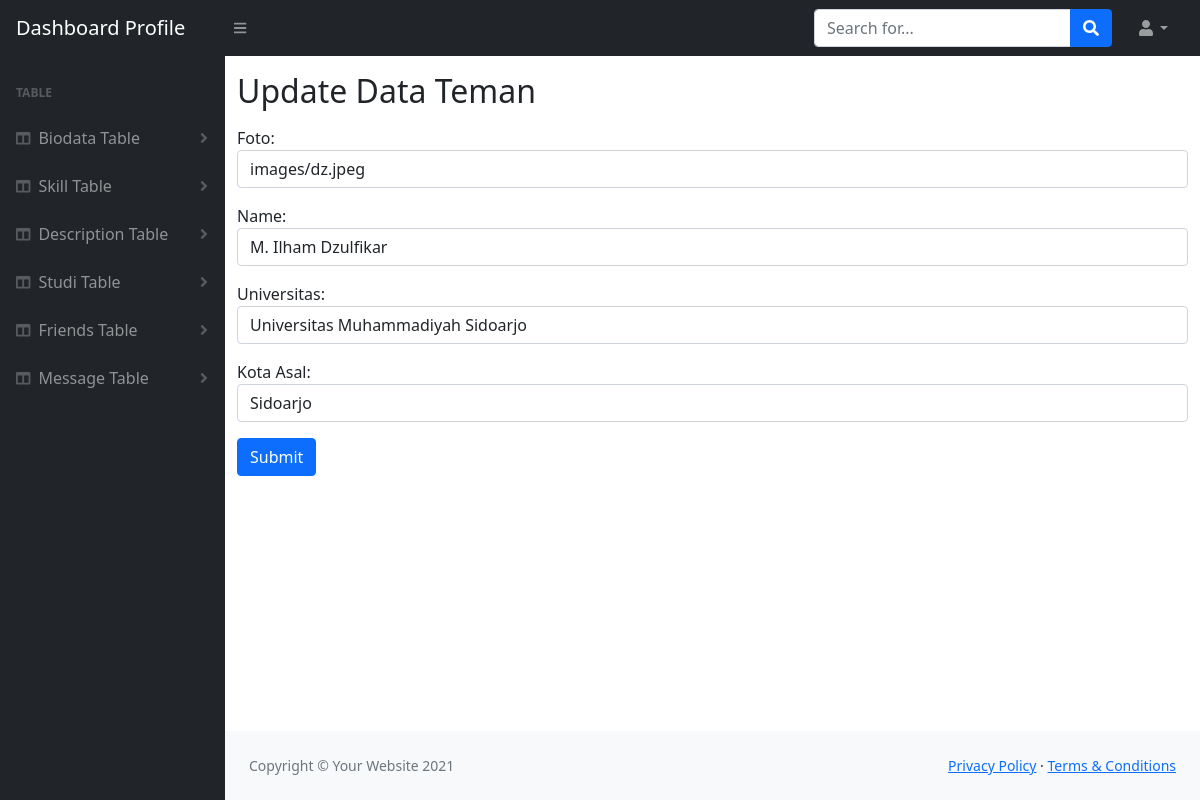
The app's page /dashboard/module/friends/update.php?id=1 with its own data.
### tables this page shows
CREATE TABLE `teman` (
  `id` int(11) NOT NULL,
  `foto` varchar(255) NOT NULL,
  `name` varchar(255) NOT NULL,
  `universitas` varchar(50) NOT NULL,
  `kota_asal` varchar(50) NOT NULL
);

### dashboard/conn.php (called while the page is built, shortened)
<?php
    function connection(){
        $servername = "localhost";
        $username = "dev_web";
        $password = "masukaja12";
        $dbname = "dev_web";
        $conn = new mysqli($servername, $username, $password, $dbname);
        return $conn;
    }
?>

### dashboard/module/friends/update.php (the view, shortened to what this page needs)
<?php
    include ('../../conn.php');
    $result = '';
    $id = $_GET['id'];
    if ($_SERVER['REQUEST_METHOD'] === 'GET') {
        if (isset($_GET['id'])) {
            $query = "SELECT * FROM teman WHERE id = '$id'";
            $result = mysqli_query(connection(),$query);
        }
    }
?>
<!DOCTYPE html>
<html lang="en">
    <head>
        <link href="https://cdn.jsdelivr.net/npm/simple-datatables@latest/dist/style.css" rel="stylesheet" />
        <link href="../../css/styles.css" rel="stylesheet" />
    </head>
    <body class="sb-nav-fixed">
        <nav class="sb-topnav navbar navbar-expand navbar-dark bg-dark">
            <a class="navbar-brand ps-3" href="<?php echo '../../index.php';?>">Dashboard Profile</a>
            <button class="btn btn-link btn-sm order-1 order-lg-0 me-4 me-lg-0" id="sidebarToggle" href="#!"><i class="fas fa-bars"></i></button>
            <form class="d-none d-md-inline-block form-inline ms-auto me-0 me-md-3 my-2 my-md-0">
                <div class="input-group">
                    <input class="form-control" type="text" placeholder="Search for..." aria-label="Search for..." aria-describedby="btnNavbarSearch" />
                    <button class="btn btn-primary" id="btnNavbarSearch" type="button"><i class="fas fa-search"></i></button>
                </div>
            </form>
            <ul class="navbar-nav ms-auto ms-md-0 me-3 me-lg-4">
                <li class="nav-item dropdown">
                    <a class="nav-link dropdown-toggle" id="navbarDropdown" href="#" role="button" data-bs-toggle="dropdown" aria-expanded="false"><i class="fas fa-user fa-fw"></i></a>
                </li>
            </ul>
        </nav>
        <div id="layoutSidenav">
            <div id="layoutSidenav_nav">
                <nav class="sb-sidenav accordion sb-sidenav-dark" id="sidenavAccordion">
                    <div class="sb-sidenav-menu">
                        <div class="nav">
                            <div class="sb-sidenav-menu-heading">Table</div>
                            <a class="nav-link collapsed" href="#" data-bs-toggle="collapse" data-bs-target="#biodata" aria-expanded="false" aria-controls="collapseLayouts">
                                <div class="sb-nav-link-icon"><i class="fas fa-columns"></i></div>
                                Biodata Table
                                <div class="sb-sidenav-collapse-arrow"><i class="fas fa-angle-down"></i></div>
                            </a>
                            <a class="nav-link collapsed" href="#" data-bs-toggle="collapse" data-bs-target="#skill" aria-expanded="false" aria-controls="collapseLayouts">
                                <div class="sb-nav-link-icon"><i class="fas fa-columns"></i></div>
                                Skill Table
                                <div class="sb-sidenav-collapse-arrow"><i class="fas fa-angle-down"></i></div>
                            </a>
                            <a class="nav-link collapsed" href="#" data-bs-toggle="collapse" data-bs-target="#description" aria-expanded="false" aria-controls="collapseLayouts">
                                <div class="sb-nav-link-icon"><i class="fas fa-columns"></i></div>
                                Description Table
                                <div class="sb-sidenav-collapse-arrow"><i class="fas fa-angle-down"></i></div>
                            </a>
                            <a class="nav-link collapsed" href="#" data-bs-toggle="collapse" data-bs-target="#studi" aria-expanded="false" aria-controls="collapseLayouts">
                                <div class="sb-nav-link-icon"><i class="fas fa-columns"></i></div>
                                Studi Table
                                <div class="sb-sidenav-collapse-arrow"><i class="fas fa-angle-down"></i></div>
                            </a>
                            <a class="nav-link collapsed" href="#" data-bs-toggle="collapse" data-bs-target="#teman" aria-expanded="false" aria-controls="collapseLayouts">
                                <div class="sb-nav-link-icon"><i class="fas fa-columns"></i></div>
                                Friends Table
                                <div class="sb-sidenav-collapse-arrow"><i class="fas fa-angle-down"></i></div>
                            </a>
                            <a class="nav-link collapsed" href="#" data-bs-toggle="collapse" data-bs-target="#message" aria-expanded="false" aria-controls="collapseLayouts">
                                <div class="sb-nav-link-icon"><i class="fas fa-columns"></i></div>
                                Message Table
                                <div class="sb-sidenav-collapse-arrow"><i class="fas fa-angle-down"></i></div>
                            </a>
                        </div>
                    </div>
                </nav>
            </div>
            <div id="layoutSidenav_content">
                <main>
                    <div class="container mt-3">
                        <h2>Update Data Teman</h2>
                        <form action="" method="POST">
                            <?php while($data = mysqli_fetch_array($result)): ?>
                                <div class="mb-3 mt-3">
                                    <label for="foto">Foto:</label>
                                    <input type="text" class="form-control" id="foto" placeholder="Enter Directory Path Foto" name="foto" value="<?php echo $data['foto']; ?>">
                                </div>
                                <div class="mb-3">
                                    <label for="name">Name:</label>
                                    <input type="text" class="form-control" id="name" placeholder="Enter Name" name="name" value="<?php echo $data['name']; ?>">
                                </div>
                                <div class="mb-3">
                                    <label for="universitas">Universitas:</label>
                                    <input type="text" class="form-control" id="universitas" placeholder="Enter Name University" name="universitas" value="<?php echo $data['universitas']; ?>">
                                </div>
                                <div class="mb-3">
                                    <label for="asal">Kota Asal:</label>
                                    <input type="text" class="form-control" id="asal" placeholder="Enter City" name="asal" value="<?php echo $data['kota_asal']; ?>">
                                </div>
                            <?php endwhile; ?>
                            <button type="submit" class="btn btn-primary">Submit</button>
                        </form>
                    </div>
                </main>
                <footer class="py-4 bg-light mt-auto">
                    <div class="container-fluid px-4">
                        <div class="d-flex align-items-center justify-content-between small">
                            <div class="text-muted">Copyright &copy; Your Website 2021</div>
                            <div>
                                <a href="#">Privacy Policy</a>
                                &middot;
                                <a href="#">Terms &amp; Conditions</a>
                            </div>
                        </div>
                    </div>
                </footer>
            </div>
        </div>
    </body>
</html>

### records on screen
teman: foto "images/dz.jpeg", name "M. Ilham Dzulfikar", universitas "Universitas Muhammadiyah Sidoarjo", asal "Sidoarjo"
